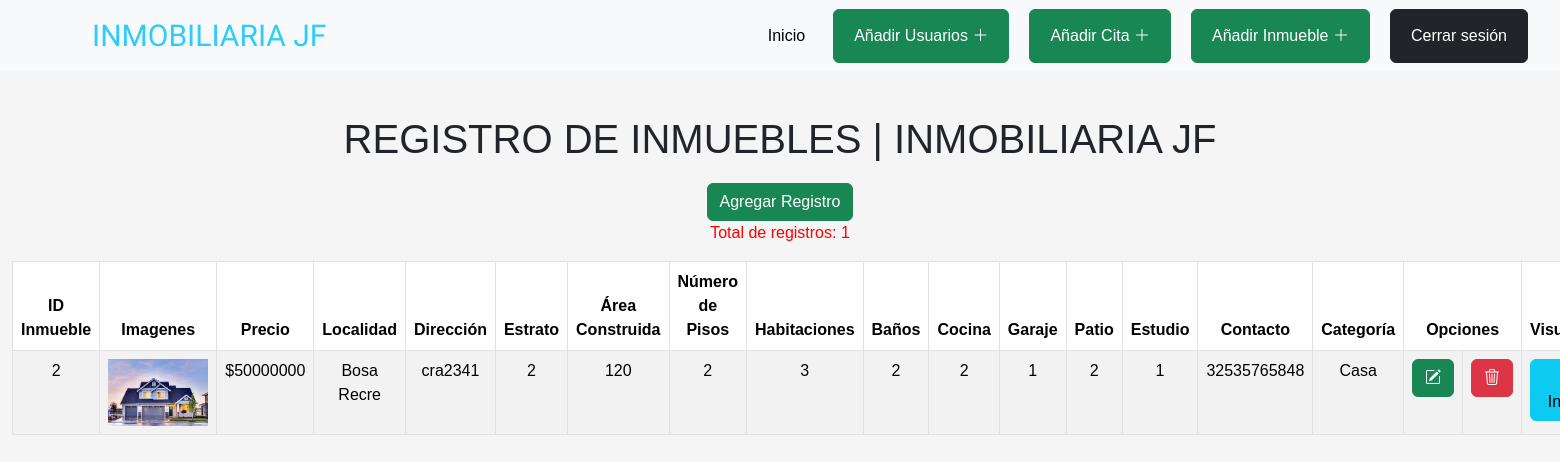
The page /crudinmuebles/index.php on the database its author committed.
### tables this page shows
CREATE TABLE `tblinmueble` (
  `IdInmueble` int(11) NOT NULL,
  `Precio` varchar(200) NOT NULL,
  `Localidad` varchar(15) NOT NULL,
  `Dirección` varchar(50) NOT NULL,
  `Estrato` int(11) NOT NULL,
  `Area_construida` varchar(20) NOT NULL,
  `NumeroPisos` int(11) DEFAULT NULL,
  `Habitaciones` int(11) DEFAULT NULL,
  `Baños` int(11) DEFAULT NULL,
  `Cocina` int(11) DEFAULT NULL,
  `Garaje` varchar(10) DEFAULT NULL,
  `Patio` varchar(10) DEFAULT NULL,
  `Estudio` varchar(10) DEFAULT NULL,
  `Contacto` varchar(50) NOT NULL,
  `codigoc` int(11) NOT NULL,
  `descripcion` varchar(500) DEFAULT NULL
);

CREATE TABLE `imagenesinmuebles` (
  `IdImagen` int(11) NOT NULL,
  `RutaImagen` varchar(255) NOT NULL,
  `IdInmueble` int(11) DEFAULT NULL
);

CREATE TABLE `tblcategoria` (
  `IdCategoria` int(11) NOT NULL,
  `Nombres` varchar(40) NOT NULL
);

### crudinmuebles/index.php (the view, shortened to what this page needs)
<?php
include 'conexion.php';
$consulta_contar = "SELECT COUNT(*) AS total FROM TBLInmueble";
$resultado_contar = mysqli_query($con, $consulta_contar);
$fila_contar = mysqli_fetch_assoc($resultado_contar);
$total_registros = $fila_contar['total'];
?>
<!DOCTYPE html>
<html lang="en">
<head>
    <link href="https://cdn.jsdelivr.net/npm/bootstrap@5.3.2/dist/css/bootstrap.min.css" rel="stylesheet">
    <link rel="stylesheet" href="https://cdn.jsdelivr.net/npm/bootstrap-icons@1.11.2/font/bootstrap-icons.min.css">
    <link rel="stylesheet" href="realstate/estilos.css">
</head>
<body>
    <?php
    include 'conexion.php';
    $consulta = "SELECT TBLInmueble.IdInmueble,TBLInmueble.Precio, TBLInmueble.Localidad, TBLInmueble.Dirección, TBLInmueble.Estrato, TBLInmueble.Area_construida, TBLInmueble.NumeroPisos, TBLInmueble.Habitaciones, TBLInmueble.Baños,TBLInmueble.Cocina,TBLInmueble.Garaje,TBLInmueble.Patio,TBLInmueble.Estudio, TBLInmueble.Contacto, TBLCategoria.Nombres
                 FROM TBLInmueble
                 INNER JOIN TBLCategoria ON TBLInmueble.codigoc = TBLCategoria.IdCategoria";
    $registro = mysqli_query($con, $consulta) or die("Problemas en el select:" . mysqli_error($con));
    ?>
    <header>
        <nav class="navbar navbar-expand-lg navbar-light bg-light">
            <div class="container-fluid">
                <a class="navbar-brand" href="#">
                    <span> INMOBILIARIA JF </span>
                </a>
                <div class="collapse navbar-collapse" id="navbarNav">
                    <ul class="navbar-nav ms-auto d-flex align-items-center">
                        <li class="nav-item">
                            <a class="nav-link active" aria-current="page" href="../pagina_html/entrar_admin.php">Inicio</a>
                        </li>
                        <li class="nav-item">
                            <button type="button" class="btn btn-success "><a class="nav-link text-white"
                                    href="../crudusuarios/index.php">Añadir Usuarios
                                    <i class="bi bi-plus-lg"></i></a></button>
                        </li>
                        <li class="nav-item">
                            <button type="button" class="btn btn-success "><a class="nav-link text-white"
                                    href="../crudcitas/index.php">Añadir Cita
                                    <i class="bi bi-plus-lg"></i></a></button>
                        </li>
                        <li class="nav-item">
                            <button type="button" class="btn btn-success "><a class="nav-link text-white"
                                    href="../crudinmuebles/index.php">Añadir Inmueble
                                    <i class="bi bi-plus-lg"></i></a></button>
                        </li>
                        <li class="nav-item">
                            <button type="button" class="btn btn-dark "><a class="nav-link text-white"
                                    href="../pagina_html/inicio.html">Cerrar sesión</a></button>
                        </li>
                    </ul>
                </div>
            </div>
        </nav>
    </header>
    <br>
    <div class="container">
        <div class="row text-center">
            <h1>REGISTRO DE INMUEBLES | INMOBILIARIA JF</h1>
        </div>
    </div>
    <div class="container-fluid">
        <div class="text-center mb-3">
            <a href="create.php" class="btn btn-success">Agregar Registro</a>
            <div class="col-md-auto">
                <p style="color: red;">Total de registros: <?php echo $total_registros; ?></p>
            </div>
        </div>
        <table class="table table-bordered table-striped text-center ">
            <thead>
                <tr>
                    <th>ID Inmueble</th>
                    <th>Imagenes</th>
                    <th>Precio</th>
                    <th>Localidad</th>
                    <th>Dirección</th>
                    <th>Estrato</th>
                    <th>Área Construida</th>
                    <th>Número de Pisos</th>
                    <th>Habitaciones</th>
                    <th>Baños</th>
                    <th>Cocina</th>
                    <th>Garaje</th>
                    <th>Patio</th>
                    <th>Estudio</th>
                    <th>Contacto</th>
                    <th>Categoría</th>
                    <th colspan="2" class="text-center">Opciones</th>
                    <th>Visualizacion</th>
                </tr>
            </thead>
            <tbody>
    <?php while ($reg = mysqli_fetch_array($registro)): ?>
        <tr>
            <td><?= $reg['IdInmueble'] ?></td>
            <td>
                <?php
                $idInmueble = $reg['IdInmueble'];
                $consulta_imagen = "SELECT RutaImagen FROM imagenesinmuebles WHERE IdInmueble = $idInmueble LIMIT 1";
                $resultado_imagen = mysqli_query($con, $consulta_imagen);
                $row_imagen = mysqli_fetch_assoc($resultado_imagen);
                $ruta_imagen = $row_imagen['RutaImagen'];
                if ($ruta_imagen) {
                    echo '<img src="' . $ruta_imagen . '" alt="Miniatura" style="max-width: 100px; max-height: 100px;">';
                } else {
                    echo 'No hay imagen';
                }
                ?>
            </td>
            <td><?= '$'. $reg['Precio'] ?></td>
            <td><?= $reg['Localidad'] ?></td>
            <td><?= $reg['Dirección'] ?></td>
            <td><?= $reg['Estrato'] ?></td>
            <td><?= $reg['Area_construida'] ?></td>
            <td><?= $reg['NumeroPisos'] ?></td>
            <td><?= $reg['Habitaciones'] ?></td>
            <td><?= $reg['Baños'] ?></td>
            <td><?= $reg['Cocina'] ?></td>
            <td><?= $reg['Garaje']?></td>
            <td><?= $reg['Patio']?></td>
            <td><?= $reg['Estudio']?></td>
            <td><?= $reg['Contacto'] ?></td>
            <td><?= $reg['Nombres'] ?></td>
            <td>
                <a href="update.php?id=<?= $reg['IdInmueble'] ?>" class="btn btn-success">
                    <i class="bi bi-pencil-square"></i>
                </a>
            </td>
            <td>
            <button type="button" class="btn btn-danger" data-bs-toggle="modal" data-bs-target="#confirmDeleteModal<?= $reg['IdInmueble'] ?>">
    <i class="bi bi-trash3"></i>
</button>
            </td>
            <td>
    <a href="interfazinmuebles.php?id=<?= $reg['IdInmueble'] ?>" class="btn btn-info">
    </a>
</td>
        </tr>
    <?php endwhile; ?>
</tbody>
        </table>
    </div>
</body>
</html>

### crudinmuebles/realstate/estilos.css (style rules this page uses)
body, h1, h2, h3, p, ul, li, form, input, select, button { margin: 0; padding: 0; box-sizing: border-box; }
body { font-family: Arial, sans-serif; background-color: #f5f5f5; }
.container { max-width: 1200px; margin: 0 auto; padding: 20px; }
header { background-color: #ffffff; color: #6b6969; text-align: center; }
nav ul { list-style: none; }
nav ul li { display: inline; margin-right: 20px; }
.navbar-brand span { font-family: 'Lilita One', sans-serif; font-size: 30px; margin-left: 5rem; color: rgb(45, 205, 249); }

### rows shown on the page
tblinmueble: IdInmueble "2", imagenesinmuebles.RutaImagen (picture), Precio "50000000", Localidad "Bosa Recre", Dirección "cra2341", Estrato "2", Area_construida "120", NumeroPisos "2", Habitaciones "3", Baños "2", Cocina "2", Garaje "1", Patio "2", Estudio "1", Contacto "32535765848", tblcategoria.Nombres "Casa"

### other values the page prints
$total_registros "1"
